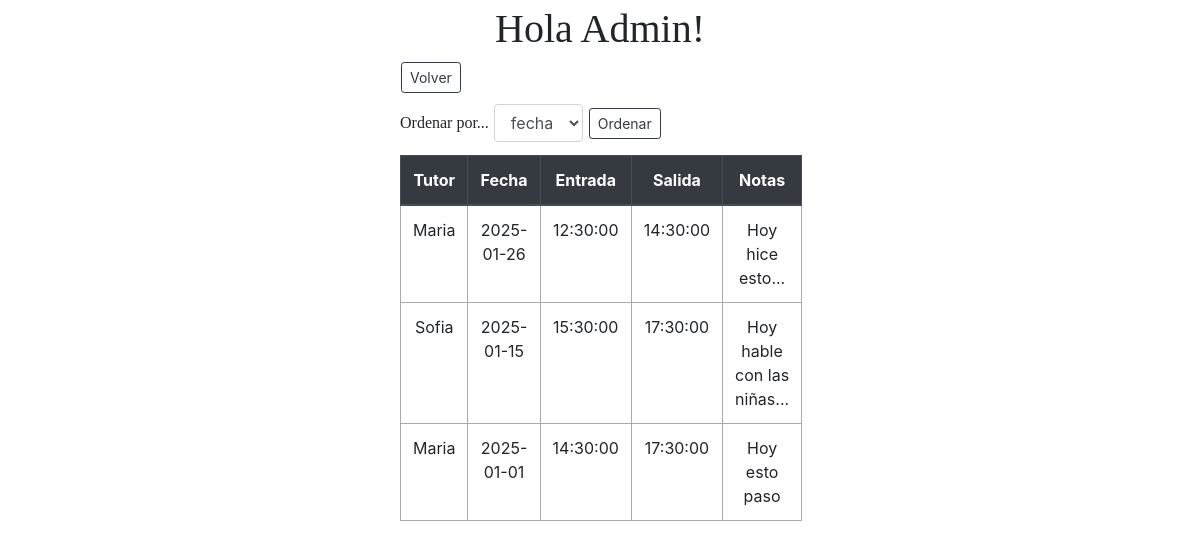
The page /admin on the database its author committed.
### app.py (models this page shows)
class Reports(db.Model):
    id = db.Column(db.Integer, primary_key=True)  # Unique ID for each report
    tutor = db.Column(db.String(200), nullable=False)  # Name of the tutor
    date = db.Column(db.Date, nullable=False, default=datetime.utcnow)  # Date of the report
    entry = db.Column(db.Time, nullable=False)  # Entry time
    exit = db.Column(db.Time, nullable=False)  # Exit time
    notes = db.Column(db.String(200), nullable=False)  # Additional notes for the report

### app.py (the view, shortened to what this page needs)
@app.route('/admin', methods=['POST', 'GET'])
def admin():
    filters = ['tutor', 'fecha']  # Filtering options
    if request.method == 'GET':
        reports = Reports.query.order_by(Reports.date.desc()).all()
    return render_template('admin.html', filters=filters, reports=reports)

### templates/admin.html (shortened to what this page needs)
{% extends "base.html" %}
{% block body %}
<div class="content">
    <h1>Hola Admin! </h1>
    <form action="/" method="GET">
        <input type="submit" class="item btn btn-outline-dark btn-sm" value = "Volver">
    </form>
    <form class="order form-inline" action="/admin" method = "POST">
            <text>Ordenar por...</text>
            <select class="select form-control" name = filters>
                {% for filter in filters %}
                <option value= "{{filter}}" SELECTED>{{filter}}</option>"
                {% endfor %}
            </select>
            <input type="submit" class="item btn btn-outline-dark btn-sm" value = "Ordenar">
    </form>
    <table class="table table-hover">
        <thead class="thead-dark">
            <tr>
                <th>Tutor</th>
                <th>Fecha</th>
                <th>Entrada</th>
                <th>Salida</th>
                <th>Notas</th>
            </tr>
        </thead>
        {% for report in reports %}
            <tr onclick="window.location.href='/detail/0/{{report.id}}';">
                <td> {{ report.tutor }} </td>
                <td> {{ report.date }} </td>
                <td> {{ report.entry }} </td>
                <td> {{ report.exit }} </td>
                <td> {{ report.notes }} </td>
            </tr>
        {% endfor %}
    </table>
{% endblock %}

### templates/base.html (shortened to what this page needs)
<!DOCTYPE html>
<html lang="en">
<head>
    <link rel="stylesheet" href="{{ url_for('static', filename='css/main.css') }}">
    <link rel="stylesheet" href="https://stackpath.bootstrapcdn.com/bootstrap/4.3.1/css/bootstrap.min.css">
</head>
<body>
    {% block body %}{% endblock %}
</body>
</html>

### static/css/main.css (style rules this page uses)
body, html { margin: 0; font-family: "Times New Roman", Times, serif; background-color: white; }
.content { margin: 0 auto; margin-top: 5px; width: 400px; padding: 0px; }
table, td, th { border: 1px solid #aaa; }
table { border-collapse: collapse; width: 100%; }
thead { text-align: center; }
th { height: 30px; }
td { text-align: center; padding: 5px; }
h1 { text-align: center; font-family: "Times New Roman", Times, serif; }
.item { margin: 1px; }
.form-inline { margin-top: 5px; }
text { font-family: "Times New Roman", Times, serif; }
.order { margin-bottom: 8px; }
.select { margin: 5px; }

### rows shown on the page
Reports: tutor "Maria", date "2025-01-26", entry "12:30:00", exit "14:30:00", notes "Hoy hice esto..."
Reports: tutor "Sofia", date "2025-01-15", entry "15:30:00", exit "17:30:00", notes "Hoy hable con las niñas..."
Reports: tutor "Maria", date "2025-01-01", entry "14:30:00", exit "17:30:00", notes "Hoy esto paso"

### other values the page prints
form field filters "fecha"
